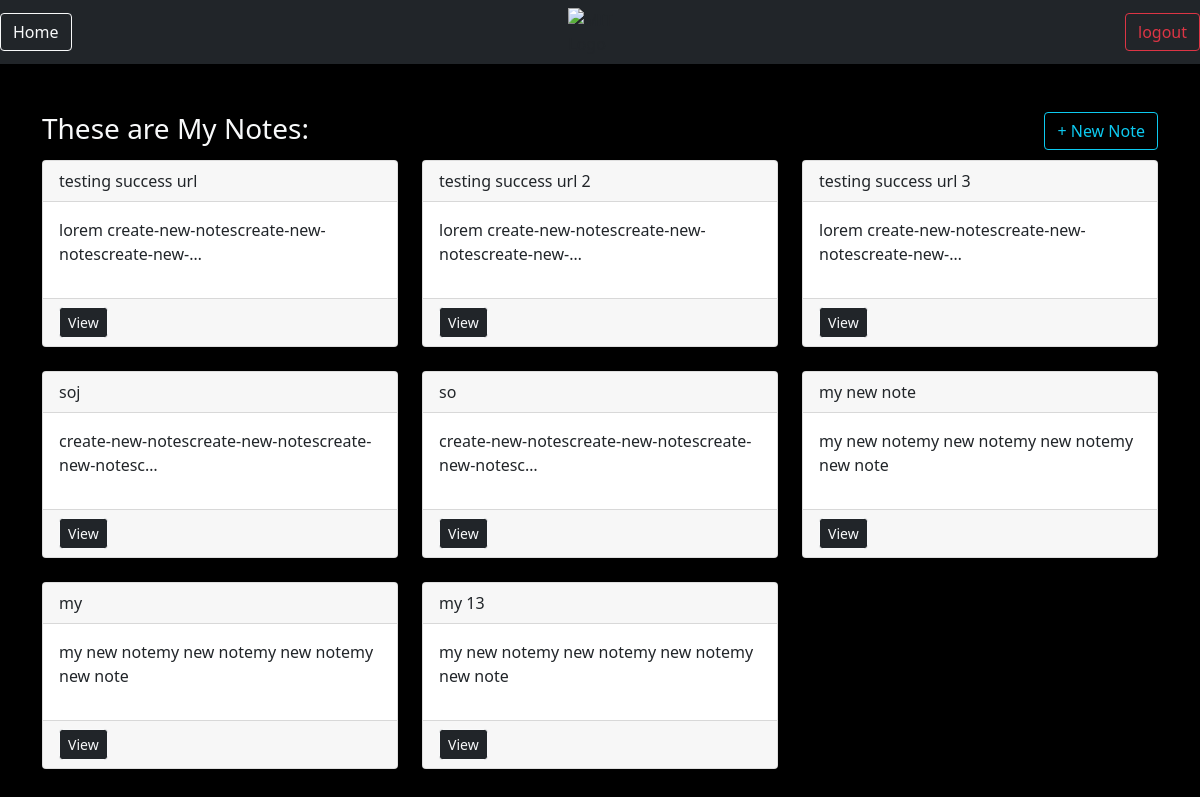
Page /mit/notes/ (signed in) on the earlier database version.
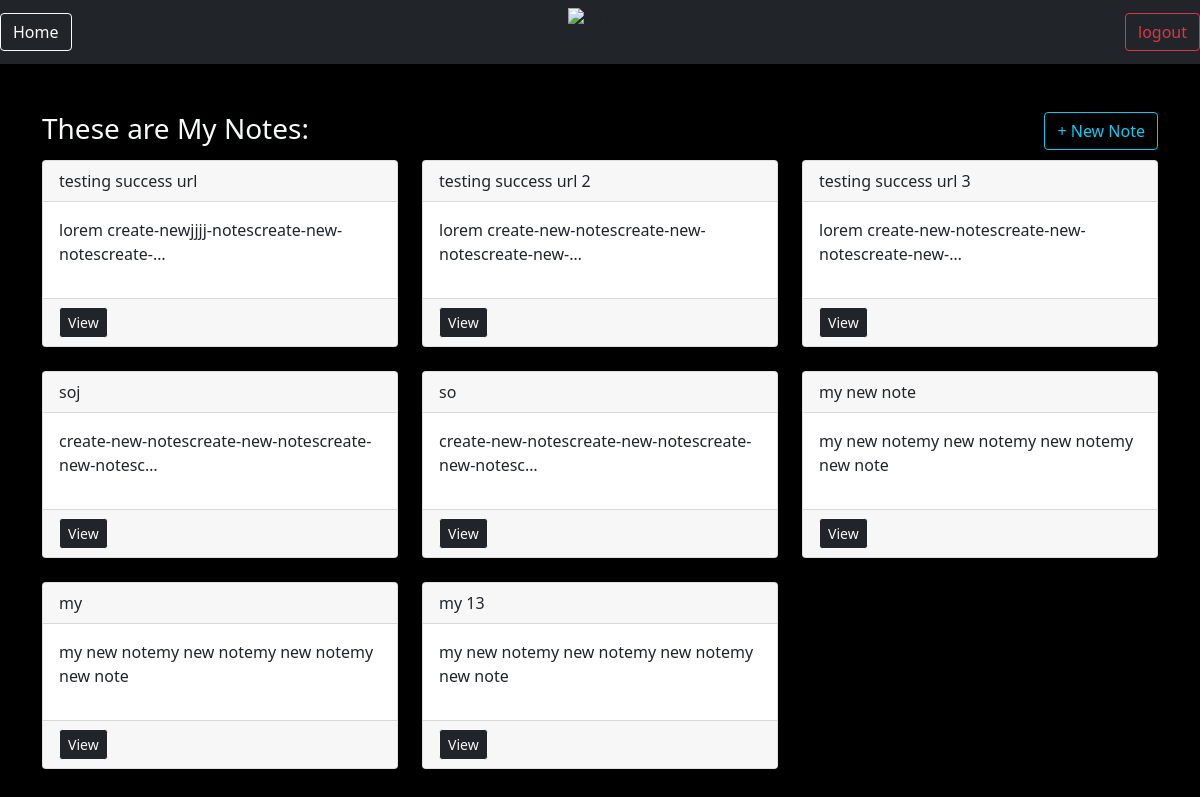
Same page on the later database version.
### notes/models.py (models this page shows)
class Notes(models.Model):
    title = models.CharField(max_length=200)
    text = models.TextField()
    created = models.DateTimeField(auto_now_add=True)
    User = models.ForeignKey(User, on_delete=models.CASCADE, related_name='notes')

### notes/views.py (the view)
# urls.py: path('notes/', views.NotesListView.as_view(), name='my-notes'),
class NotesListView(LoginRequiredMixin, ListView):
    model = Notes
    context_object_name = 'notes'
    login_url = '/login'
    def get_queryset(self):
        return self.request.user.notes.all()

### notes/templates/notes/notes_list.html
{% extends 'base.html' %}
{% load static %}
{% block content %}
<div class="row">
    <div class="col">
        <div class="notes_list_heading text-center mb-5">
            <h1 class="fs-3 text-light float-start">These are My Notes:</h1>
            <a href="{% url 'new-notes' %}" class="btn btn-outline-info float-end" >+ New Note</a>
        </div>
    </div>
</div>
<div class="row">
    {% for note in notes%}
    <div class="col-md-4">
        <div class="card mb-4">
            <div class="card-header">{{note.title}}</div>
            <div class="card-body">
                <p>{{note.text|truncatechars:50}}</p>
            </div>
            <div class="card-footer">
                <a href="{% url 'my-notes-detail' pk=note.id %}" class="btn btn-dark btn-outline-light btn-sm">View</a>
            </div>
        </div>
    </div>
    {% endfor %}
</div>
{% endblock %}

Differences in the rows shown:
changed Notes "testing success url": text "lorem create-new-notescreate-new-notescreate-new-…" → "lorem create-newjjjj-notescreate-new-notescreate-…"
